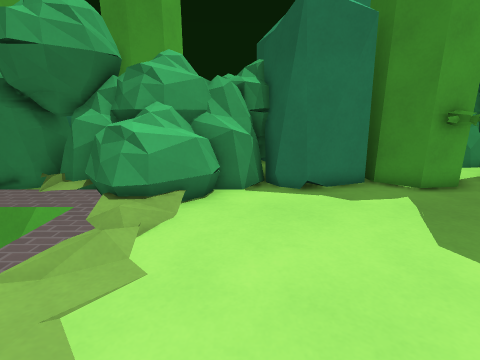
View 1 (above)

24 first-person views from a walk through a 3-D level made in the Godot game engine. The camera is 1.3 m above the floor, tilts 14° down and sees 85° across. The floor is counted in squares, 0.5 m on a side. Each view is taken from the middle of a square. On the plan, view 1 faces up. The plan holds only what a view shows up to about 18 squares ahead; the rest is blank. The place goes on beyond the plan. Some surface patterns are stand-ins.

View 2
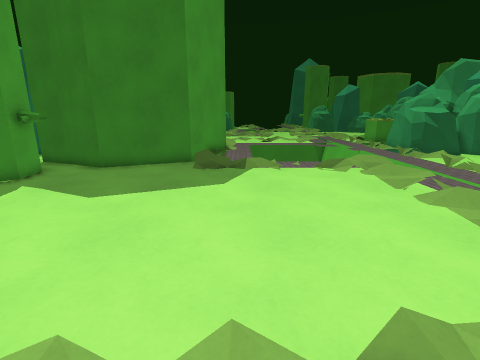

View 3
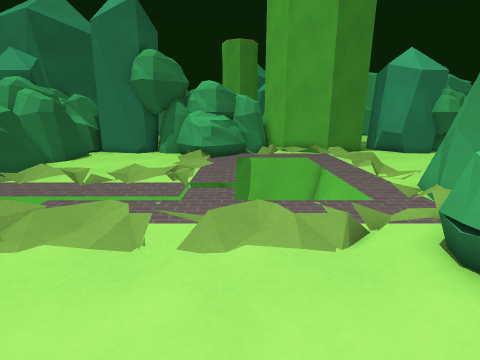

View 4
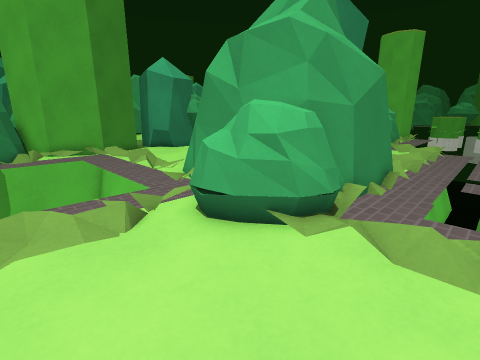

View 5
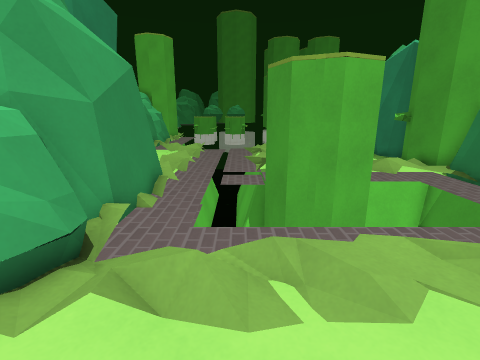

View 6
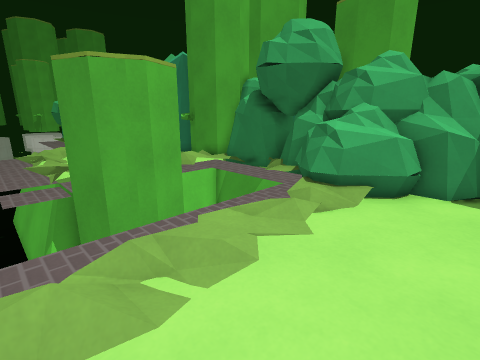

View 7
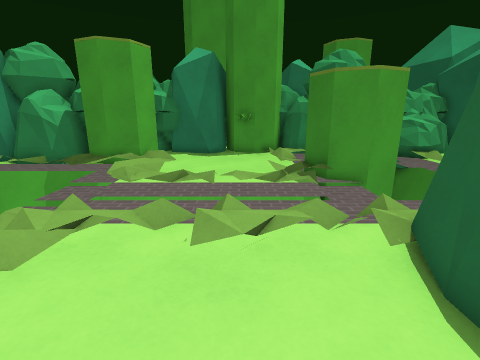

View 8
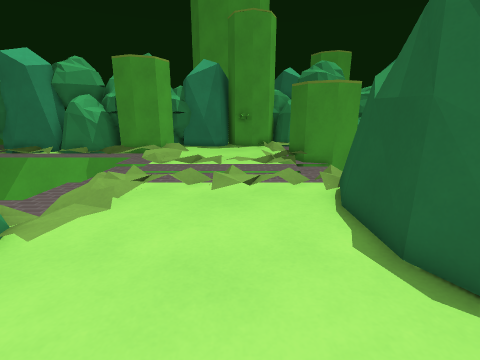

View 9
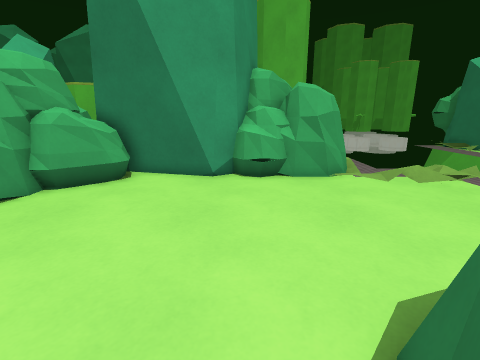

View 10
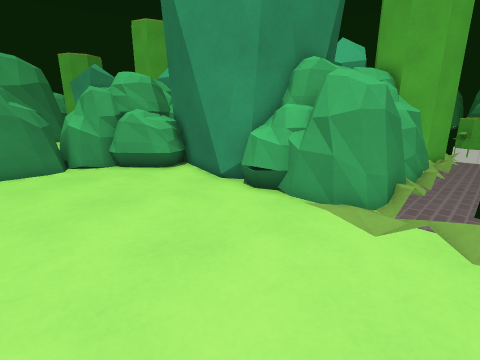

View 11
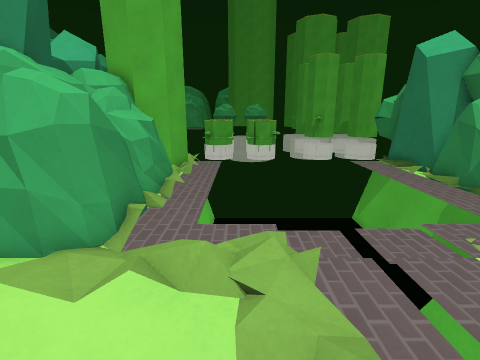

View 12
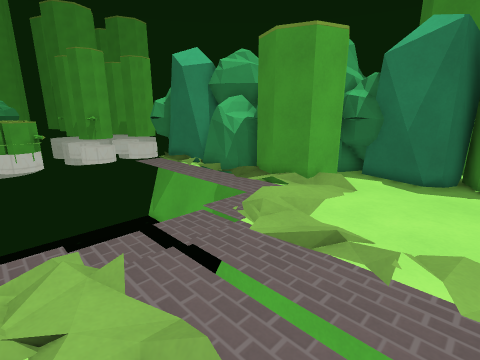

View 13
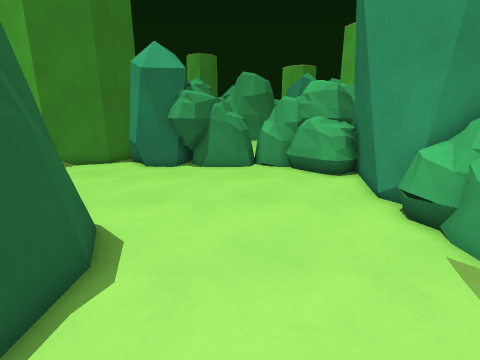

View 14
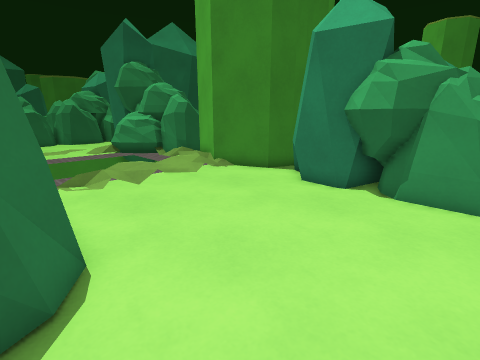

View 15
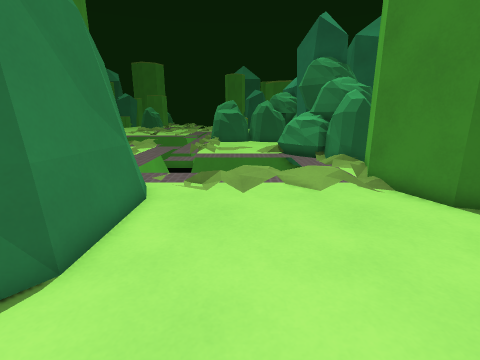

View 16
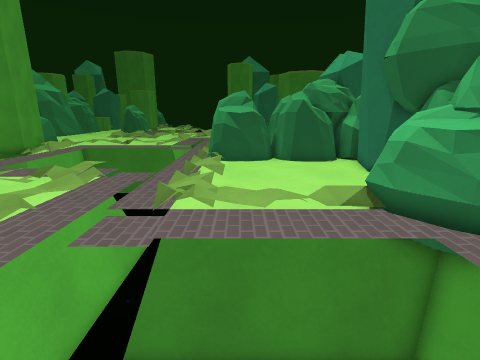

View 17
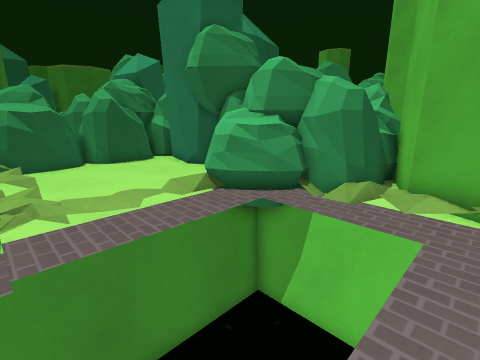

View 18
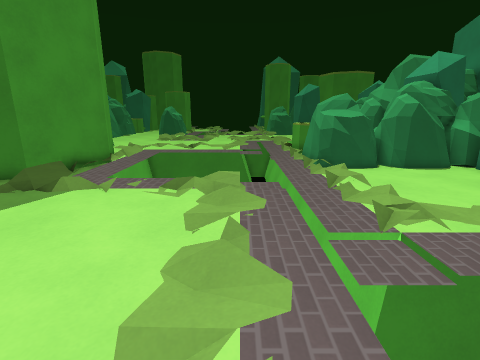

View 19
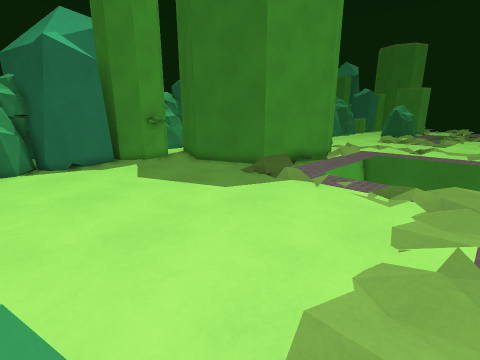

View 20
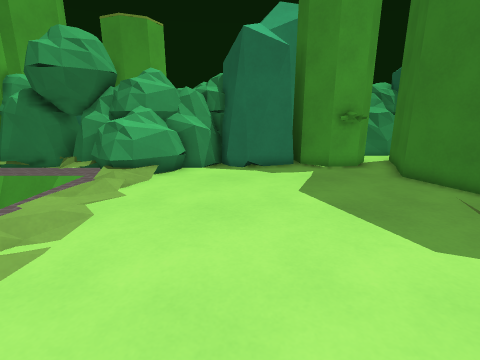

View 21
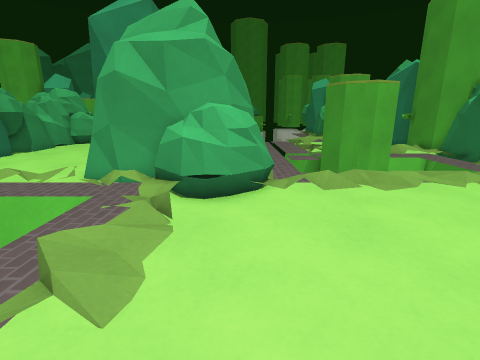

View 22
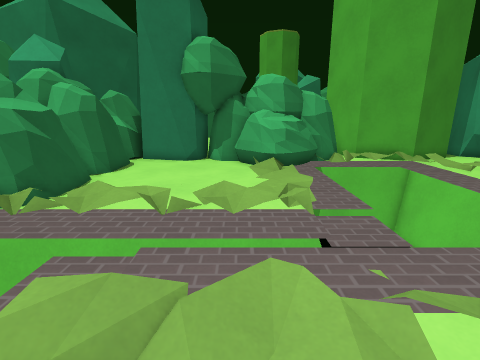

View 23
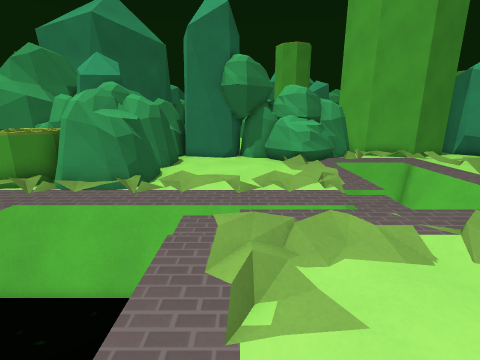

View 24
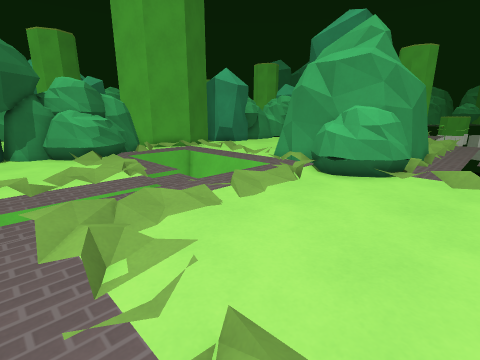

### Floor plan
Key: @ floor where view 1 was taken; # wall or solid block; . main floor; : floor 0.25 m higher than the main floor; / step, stairs or slope; v drop or lower ground; R rock; S stump; O other object.
Columns run from 32 left of view 1 to 17 right of it. Each row starts with its distance up from view 1.
 12                      RR      R  RR
 11             R  RR##  RRRRRRR R RRR R
 10             RR RRS###SRRRRRR  RRRRRRRR####
  9      RR      RRRR.S#S:RRR.RRRRRRR.RRR.#SS#
  8     RRRR     S.......:.....RRRRR.......S.#
  7    RRR RR   ##.......:.vvvvvRRR..........#
  6   R #RRRR ###S.........v   v.:...........##
  5 RRRRR.RRR.S#S:......:.  S  v.//...........#
  4   ...........::......   #v v.//...........##
  3   vvvvvvvvvv.::......#  #  v.:/............##
  2    v       v.:.......####v v.::.........//:/###
  1    v       v...:...:..##v  v./........../::///####
  0    v       v...........v   v.//.@......./:.......
 -1    v       vvvvvvvvvvvvvvvvv.//.........//.vvvvvvv
 -2   v        v................../........./..v
 -3   v        v./:://:://:RRRRR RR........./..v
 -4            v./:///////RRRRR RRRR...........v
 -5   vvvvvvvvvv.//......RR RRR  RRR........//.v
 -6   ............/......RR RRR  RRR//.......:.v
 -7    #S RRR/RRR........RR  RRRRRR////:.//://.v
 -8    ##SRRR  RRR/......RR  RRRRR.............v v
 -9      SRRR    R.......RR  RRRRR.vvvvvvvvvvvvvvvvvvv
-10     SS   R RRR........RRRRRRR..v   v.............
-11    SSRR  RRRRR.........RRRRR/..v   v.:::.:::.:RRR
-12            RRR.................v   v.:::..::.RRRRR
-13              R..............//.v   v.::......RRR R
-14             RR............../:.v   v.::......RRR
-15             RR..............::.v   v.:........RR
-16             RR............../:.vvvvv..:......RRR O
-17             RRR............./:.vvvvvRRR......RRRRO
-18             RRRR............/:.....RRRRR.....RRRRR
-19             RRRRR.RRRRRRR...###::.RRRRRRRRRRR.RRRR
-20           OO  RRRRRRRRRRRR#######RRR  RRRRRRRRRRRR
-21                RR RR RRRRR#     #RRR R RR    RRR R
-22           OO    R     R RR#     #RRR R           R

Where each view was taken, in squares from view 1:
view 1: 0 up, 0 right, facing up
view 2: 0 up, 4 left, facing right
view 3: 1 down, 3 right, facing down
view 4: 0 up, 3 right, facing down-left
view 5: 0 up, 1 right, facing left
view 6: 1 down, 1 right, facing up-left
view 7: 9 down, 14 left, facing up
view 8: 13 down, 14 left, facing up
view 9: 12 down, 8 left, facing left
view 10: 5 down, 12 left, facing down-left
view 11: 4 down, 14 left, facing left
view 12: 4 down, 14 left, facing up-left
view 13: 4 down, 14 left, facing down
view 14: 10 down, 14 left, facing down-right
view 15: 14 down, 13 left, facing right
view 16: 13 down, 2 left, facing right
view 17: 11 down, 2 left, facing down-right
view 18: 7 down, 1 left, facing right
view 19: 7 down, 1 left, facing up-right
view 20: 4 down, 2 right, facing up
view 21: 4 down, 7 right, facing left
view 22: 4 down, 7 right, facing down
view 23: 1 down, 9 right, facing down
view 24: 0 up, 10 right, facing down-left
